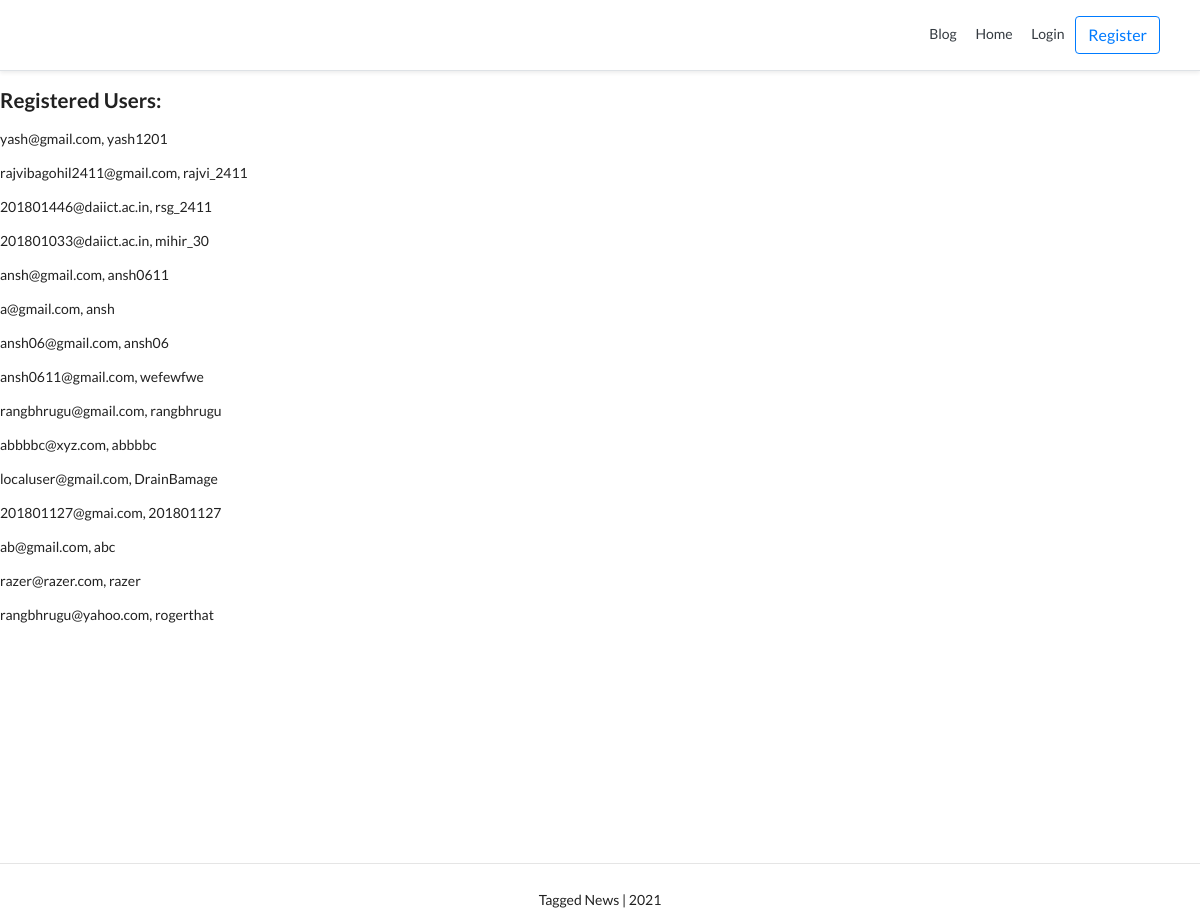
Before: / with the older database file.
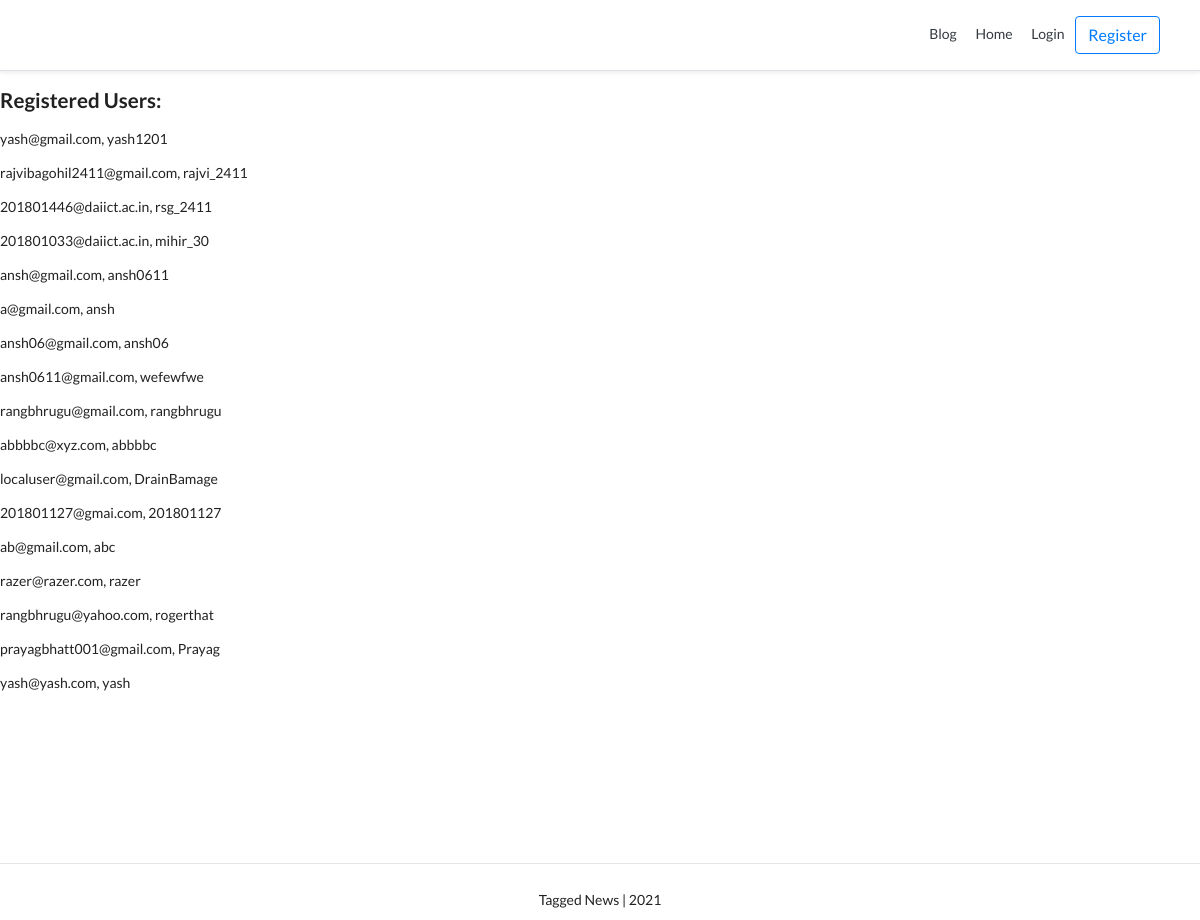
After: the same page with the newer database file.
### account/models.py (models this page shows, shortened)
class Account(AbstractBaseUser, PermissionsMixin):
    email                       = models.EmailField(verbose_name="email", max_length=60, unique=True)
    username                    = models.CharField(max_length=30, unique=True)
    avatar                      = models.ImageField(upload_to=upload_location,default='avatar/default.png', blank=False)
    date_joined                 = models.DateTimeField(verbose_name='date joined', auto_now_add=True)
    last_login                  = models.DateTimeField(verbose_name='last login', auto_now=True)
    is_admin                    = models.BooleanField(default=False)
    is_active                   = models.BooleanField(default=True)
    is_staff                    = models.BooleanField(default=False)
    is_superuser                = models.BooleanField(default=False)
    USERNAME_FIELD = 'email'
    REQUIRED_FIELDS = ['username',]
    objects = MyAccountManager()
    def __str__(self):
        return self.email + ", " + self.username

### personal/views.py (the view)
# urls.py: path('', home_screen_view, name="home"),
def home_screen_view(request):
    context = {}
    accounts = Account.objects.all()
    context['accounts'] = accounts
    return render(request, "personal/home.html", context)

### personal/templates/personal/home.html
{% extends 'base.html' %}
{% block content %}
    <h3>Registered Users:</h3>
    {% for account in accounts %}
        <p>{{account}}</p>
    {% endfor %}
{% endblock content %}

### templates/base.html (shortened to what this page needs)
{% load static %}
<!DOCTYPE html>
<html lang=en>
<head>
	<link rel="stylesheet" href="https://stackpath.bootstrapcdn.com/bootstrap/4.3.1/css/bootstrap.min.css">
    <link rel="stylesheet" type='text/css' href="https://cdnjs.cloudflare.com/ajax/libs/semantic-ui/2.2.14/semantic.min.css">
</head>
<body>
{% include 'snippets/header.html' %}
<div class="page-container">
	<div class="main">
		{% block content %}
		{% endblock content %}
	</div>
	<div class="my-footer">
		{% include 'snippets/footer.html' %}
	</div>
</div>
</body>
</html>

### templates/snippets/header.html (shortened to what this page needs)
<div class="d-flex flex-column flex-md-row align-items-center p-3 px-md-4 mb-3 bg-white border-bottom shadow-sm">
  <nav class="my-2 my-md-0 mr-md-3">
  	{% if request.user.is_authenticated %}
		<a class="p-2 text-dark" href="{% url 'blog:create' %}">Create Post</a>
		<a class="p-2 text-dark" href="{% url 'blog' %}">Blog</a>
		<a class="p-2 text-dark" href="{% url 'home' %}">Home</a>
		<a class="p-2 text-dark" href="{% url 'profile' request.user.username %}">Profile</a>
		<a class="p-2 text-dark" href="{% url 'logout' %}">Logout</a>
	{% else %}
		<a class="p-2 text-dark" href="{% url 'blog' %}">Blog</a>
		<a class="p-2 text-dark" href="{% url 'home' %}">Home</a>
		<a class="p-2 text-dark" href="{% url 'login' %}">Login</a>
		<a class="btn btn-outline-primary" href="{% url 'register' %}">Register</a>
	{% endif %}
  </nav>
</div>

### templates/snippets/footer.html (shortened to what this page needs)
<hr>
<div class="d-flex flex-row align-items-center footer">
	<p class="m-auto">Tagged News | 2021</p>
</div>

### templates/base.html (style rules this page uses)
.page-container { position:relative; min-height:100vh; }
.main { padding-bottom: 2.5rem; }
.my-footer { position: absolute; bottom: 0; width: 100%; height: 2.5rem; }

### templates/snippets/header.html (style rules this page uses)
@media (min-width: 768px) { html { font-size: 16px; } }

### templates/snippets/footer.html (style rules this page uses)
.footer { min-height: 2.5rem; }

Changed rows visible on the page:
added Account: email+username "prayagbhatt001@gmail.com, Prayag"
added Account: email+username "yash@yash.com, yash"
